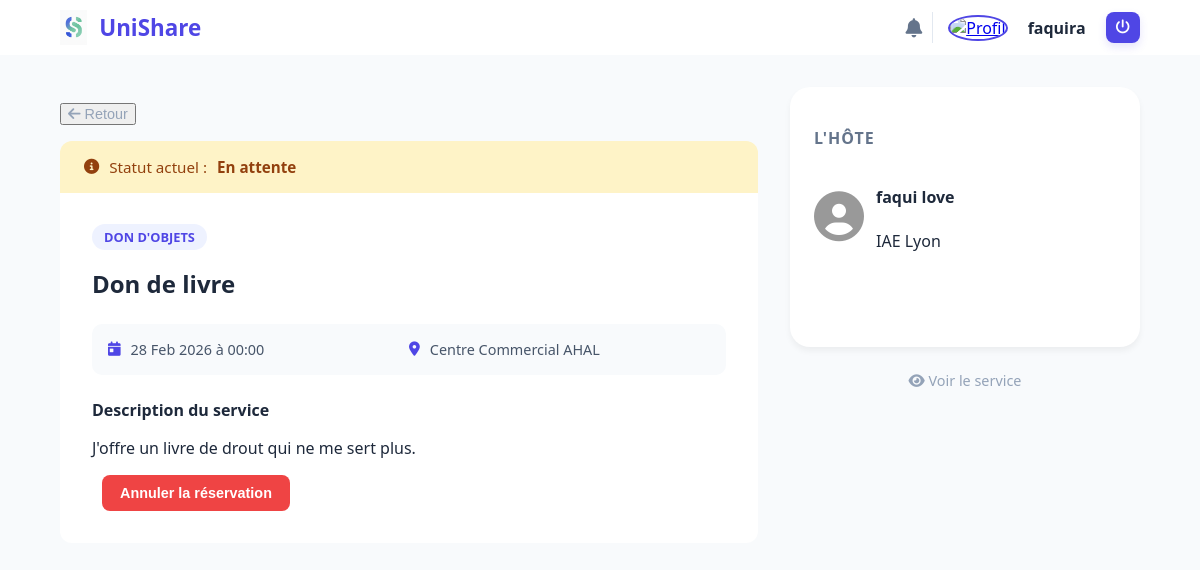
The app's page /services/detail-reservation/2/ (signed in), older data.
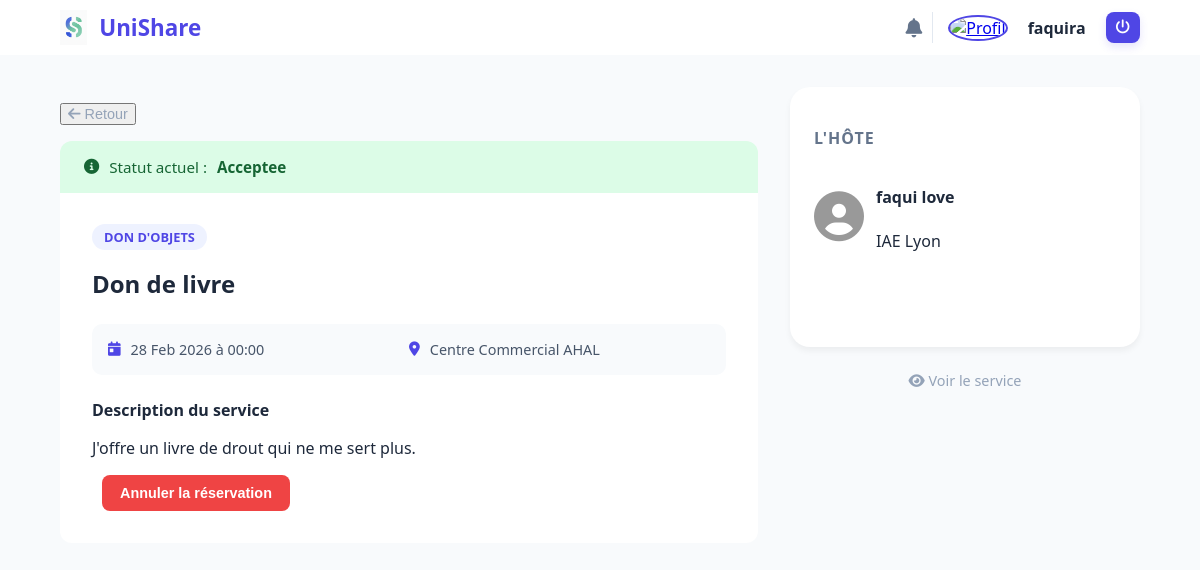
The same page, newer data.
### UniShare/models.py (models this page shows, shortened)
class Reservation(models.Model):
    class StatutReservation(models.TextChoices):
        EN_ATTENTE = "ATT", "En attente"
        ACCEPTEE = "ACC", "Acceptee"
        VALIDEE = "VAL", "Validee"
        REFUSEE = "REF", "Refusee"
    id_reservation = models.AutoField(primary_key=True)
    statut = models.fields.CharField(max_length=3, choices=StatutReservation.choices, default=StatutReservation.EN_ATTENTE)
    date_creation = models.fields.DateTimeField(auto_now_add=True)
    service = models.ForeignKey(Service, on_delete=models.CASCADE, related_name="reservations")
    demandeur = models.ForeignKey(Etudiant, on_delete=models.CASCADE, related_name="reservations")

### UniShare/views.py (the view)
# urls.py: path("services/detail-reservation/<int:id>/", views.detailReservation, name="detailReservation"),
def detailReservation(request, id):
    if 'user_id' not in request.session:
        return HttpResponseRedirect(reverse("connexion"))
    reservation = Reservation.objects.get(id_reservation=id)
    etudiant = Etudiant.objects.get(id=request.session['user_id'])
    if reservation.demandeur != etudiant:
        return HttpResponseRedirect(reverse("mesReservations"))
    return render(request, "UniShare/Reservation/reservationDetail.html", {"reservation": reservation})

### UniShare/utils.py (called while the page is built)
def global_notifications(request):
    nb_notif = 0
    if request.session.get('user_id'):
        try:
            etudiant = Etudiant.objects.get(id=request.session['user_id'])
            notifications = Notification.objects.filter(auteur=etudiant, lu=False).order_by('-date')
            nb_notif = notifications.count()
        except Etudiant.DoesNotExist:
            nb_notif = 0
    return {
        'nb_notif': nb_notif
    }

### UniShare/templates/UniShare/Reservation/reservationDetail.html (shortened to what the changed rows need)
{% extends "UniShare/base.html" %}
{% load static %}
{% block content %}
{% with service=reservation.service %}
<main class="detail-page">
    <div class="container-detail">
        <div class="detail-main">
            <section class="reservation-header-card">
                <div class="status-banner {{ reservation.statut|lower }}">
                    <i class="fas fa-info-circle"></i> Statut actuel : <strong>{{ reservation.get_statut_display }}</strong>
                </div>
                <div class="res-content-box">
                    <span class="badge-type">{{ service.get_type_service_display }}</span>
                    <h1>{{ service.titre }}</h1>
                    <div class="service-mini-grid">
                    </div>
                    <div class="res-description">
                    </div>
                    <form method="post" action="{% url 'annulerReservation' reservation.id_reservation %}" class="confirm-action" data-confirm="Êtes-vous sûr de vouloir annuler cette réservation ?">
                    </form>
                </div>
            </section>
        </div>
    </div>
</main>
{% endwith %}
{% endblock %}

Row changes from the older to the newer data that the page shows:
changed Reservation: statut "En attente" → "Acceptee"
